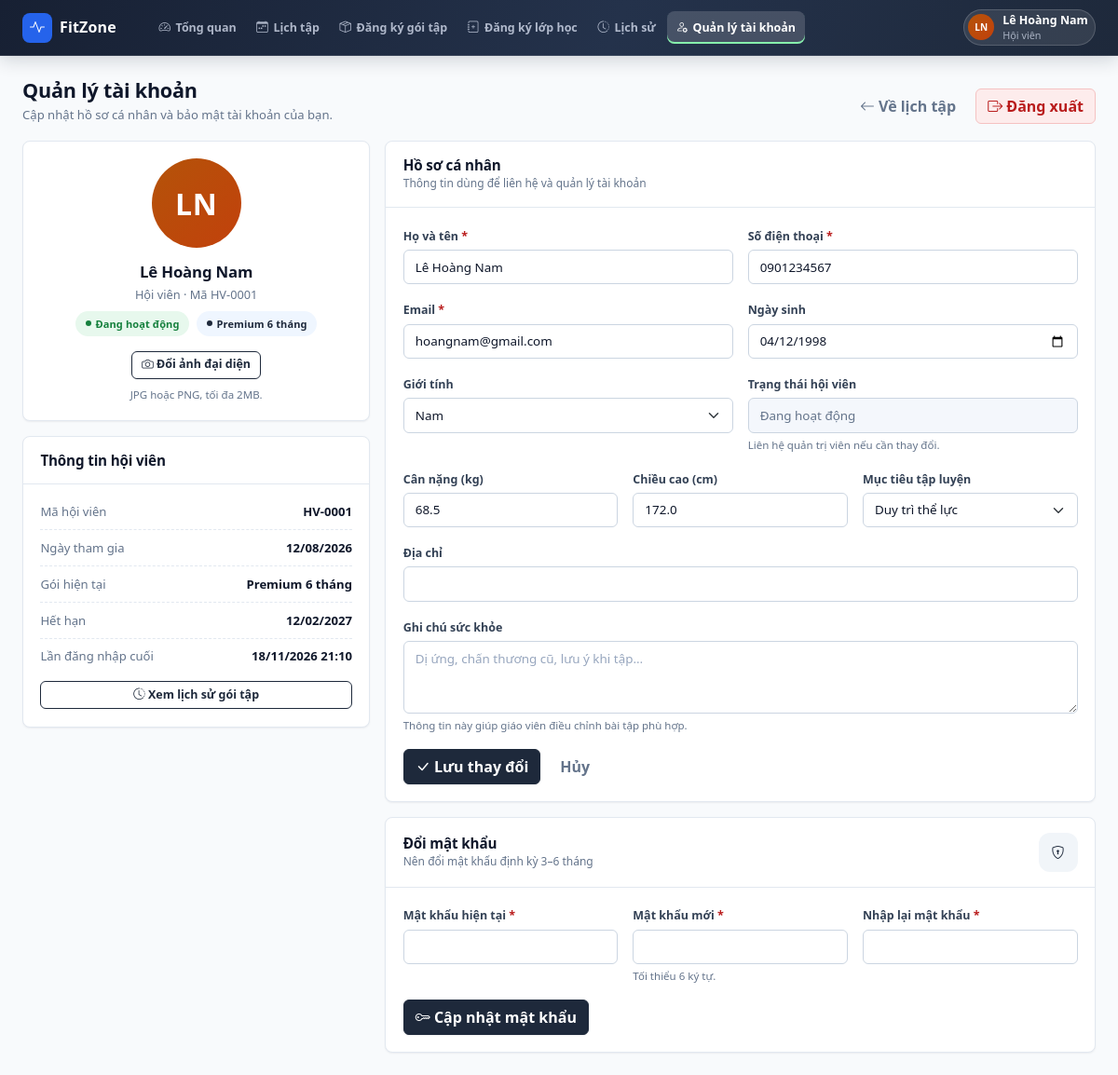
Page /customer/account.php (signed in) on the earlier database version.
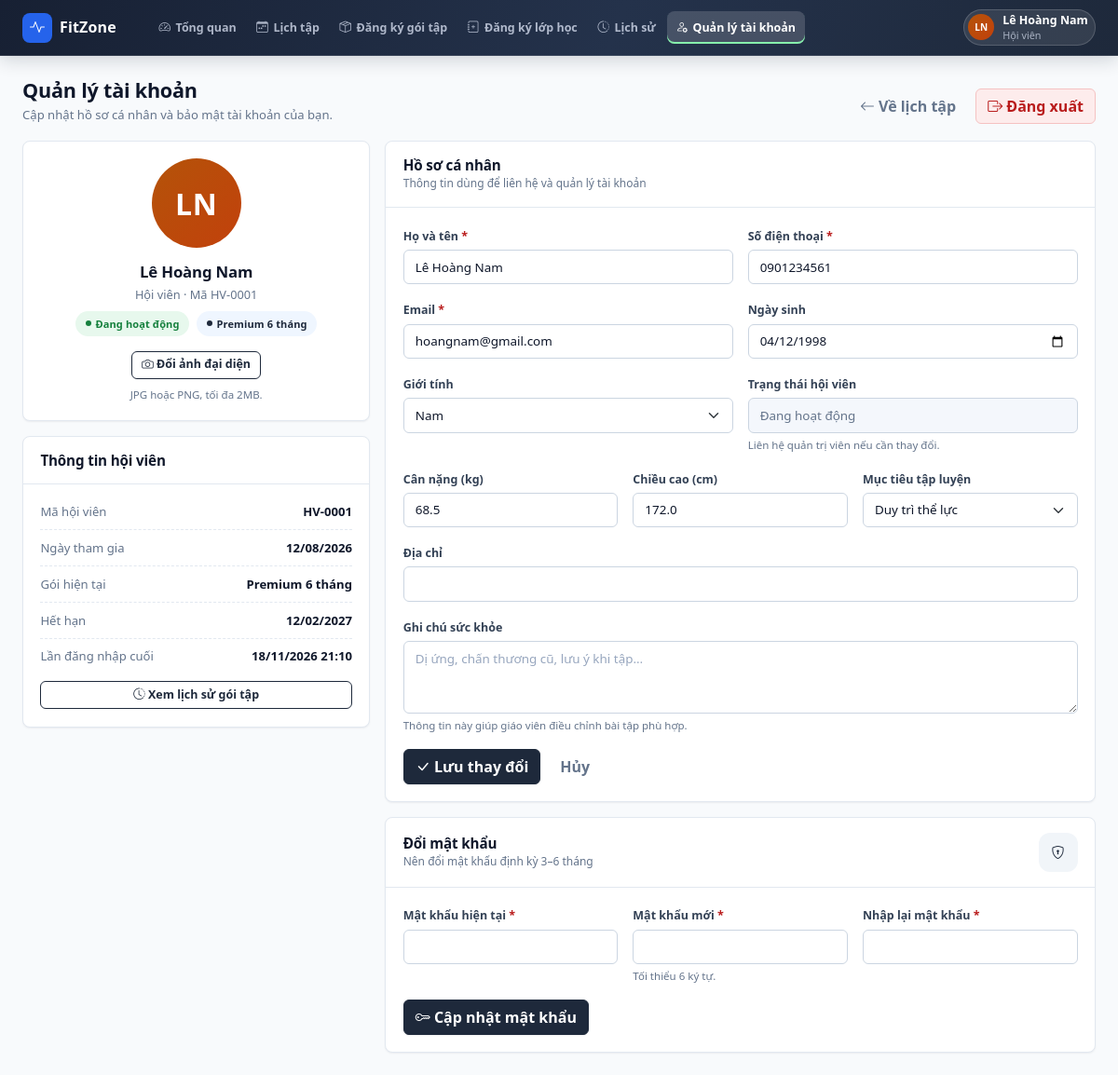
Same page on the later database version.
### tables this page shows
CREATE TABLE `hoi_vien` (
  `id` int(10) unsigned NOT NULL AUTO_INCREMENT,
  `tai_khoan_id` int(10) unsigned DEFAULT NULL,
  `ho_ten` varchar(100) NOT NULL,
  `sdt` varchar(15) NOT NULL,
  `email` varchar(100) NOT NULL,
  `gioi_tinh` varchar(10) DEFAULT NULL,
  `ngay_sinh` date DEFAULT NULL,
  `dia_chi` varchar(255) DEFAULT NULL,
  `ghi_chu` text DEFAULT NULL,
  `chieu_cao` decimal(5,1) DEFAULT NULL,
  `can_nang` decimal(5,1) DEFAULT NULL,
  `muc_tieu` varchar(100) DEFAULT NULL,
  `trang_thai` varchar(20) NOT NULL DEFAULT 'hoat_dong',
  `deleted_at` datetime DEFAULT NULL,
  `created_at` datetime NOT NULL DEFAULT current_timestamp(),
  `updated_at` datetime NOT NULL DEFAULT current_timestamp() ON UPDATE current_timestamp(),
  PRIMARY KEY (`id`),
  UNIQUE KEY `uq_hoi_vien_email` (`email`),
  KEY `fk_hoi_vien_tai_khoan` (`tai_khoan_id`),
  CONSTRAINT `fk_hoi_vien_tai_khoan` FOREIGN KEY (`tai_khoan_id`) REFERENCES `tai_khoan` (`id`) ON DELETE SET NULL
);

### common/partials/sidebar.php (called while the page is built, shortened)
<span class="brand-mark"><?= icon('activity') ?></span>

### common/data/common.php (called while the page is built, shortened)
<?php
function view_current_account_id(): int
{
    return (int) ($_SESSION['tai_khoan_id'] ?? 0);
}

### common/data/customer.php (called while the page is built, shortened)
<?php
function view_member_id(): int
{
    $conn = view_db();
    $accountId = view_current_account_id();
    if ($accountId > 0) {
        $stmt = $conn->prepare(
            'SELECT id FROM hoi_vien
              WHERE tai_khoan_id = ? AND trang_thai = "hoat_dong" AND deleted_at IS NULL
              LIMIT 1'
        );
        $stmt->bind_param('i', $accountId);
        $stmt->execute();
        $row = $stmt->get_result()->fetch_assoc();
        if ($row) {
            return (int) $row['id'];
        }
    }
    return 0;
}
function data_current_member(): array
{
    $conn = view_db();
    $id = view_member_id();
    $stmt = $conn->prepare(
        'SELECT id, ho_ten, sdt, email, gioi_tinh, ngay_sinh, chieu_cao, can_nang, muc_tieu,
                DATE_FORMAT(created_at, "%d/%m/%Y") AS joined, trang_thai
           FROM hoi_vien WHERE id = ? LIMIT 1'
    );
    $stmt->bind_param('i', $id);
    $stmt->execute();
    $row = $stmt->get_result()->fetch_assoc();
    $package = $conn->prepare(
        'SELECT gt.ten_goi, gt.cap_do, DATE_FORMAT(d.ngay_ket_thuc, "%d/%m/%Y") AS het_han
           FROM dang_ky_goi d JOIN goi_tap gt ON gt.id = d.goi_tap_id AND gt.deleted_at IS NULL
          WHERE d.hoi_vien_id = ? AND d.trang_thai = "da_thanh_toan"
            AND d.ngay_bat_dau <= CURDATE() AND d.ngay_ket_thuc >= CURDATE()
          ORDER BY CASE gt.cap_do WHEN "premium" THEN 3 WHEN "standard" THEN 2 ELSE 1 END DESC,
                   d.ngay_ket_thuc DESC LIMIT 1'
    );
    $package->bind_param('i', $id);
    $package->execute();
    $pkg = $package->get_result()->fetch_assoc();
    $row['package'] = $pkg['ten_goi'] ?? '—';
    $row['package_level'] = $pkg['cap_do'] ?? 'basic';
    $row['package_expiry'] = $pkg['het_han'] ?? '—';
    return $row;
}

### common/partials/topbar.php (called while the page is built, shortened)
<?php
$user = app_user($appRole);
?>
        <?= avatar($user['name'], 'avatar-sm') ?>

### common/functions.php (called while the page is built, shortened)
<?php
function e(mixed $value): string
{
    return htmlspecialchars((string) $value, ENT_QUOTES, 'UTF-8');
}

### customer/account.php (the view, shortened to what the changed rows need)
<?php
$menu = require __DIR__ . '/../common/menus/customer.php';
$appRole = 'customer';
$genderOptions = ['nam' => 'Nam', 'nu' => 'Nữ', 'khac' => 'Khác'];
$member = data_current_member();
$memberCode = 'HV-' . str_pad((string) ($member['id'] ?? 0), 4, '0', STR_PAD_LEFT);
$partials = __DIR__ . '/../common/partials';
require $partials . '/head.php';
?>
<div class="app-shell">
    <?php require $partials . '/sidebar.php'; ?>
    <div class="app-main">
        <?php require $partials . '/topbar.php'; ?>
        <main class="app-content" id="main-content">
<div class="page-head">
    <div>
        <h1>Quản lý tài khoản</h1>
    </div>
</div>
<div class="row g-3">
    <div class="col-lg-4">
        <div class="app-card mb-3">
            <div class="app-card-body text-center">
                <?= avatar($member['ho_ten'] ?? 'Hội viên', 'avatar-xl', 'mx-auto') ?>
                <h2 class="mt-3 mb-1" id="account-name" style="font-size:1.05rem;"><?= e($member['ho_ten'] ?? '') ?></h2>
                <p class="text-muted-2 text-small mb-2">Hội viên · Mã <?= e($memberCode) ?></p>
                <div class="d-flex justify-content-center gap-2 mb-3">
                    <?= badge('Đang hoạt động', 'success') ?>
                    <?= badge($member['package'] ?? 'Chưa có gói', 'primary') ?>
                </div>
                <button class="btn btn-outline-primary btn-sm" type="button" data-toast="Tính năng tải ảnh sẽ được nối API." data-toast-title="Đổi ảnh đại diện">
                    <?= icon('camera') ?> Đổi ảnh đại diện
                </button>
                <div class="form-text mt-2">JPG hoặc PNG, tối đa 2MB.</div>
            </div>
        </div>
        <div class="app-card">
            <div class="app-card-header"><h2>Thông tin hội viên</h2></div>
            <div class="app-card-body">
                <div class="kv-list">
                    <div class="kv"><span>Mã hội viên</span><span><?= e($memberCode) ?></span></div>
                </div>
            </div>
        </div>
    </div>
    <div class="col-lg-8">
        <div class="app-card mb-3">
            <div class="app-card-header">
                <div>
                    <h2>Hồ sơ cá nhân</h2>
                </div>
            </div>
            <div class="app-card-body">
                <form id="profile-form">
                    <div class="row g-3">
                        <div class="col-md-6">
                            <label class="form-label" for="acc-name">Họ và tên <span class="req">*</span></label>
                            <input class="form-control" id="acc-name" name="ho_ten" type="text" value="<?= e($member['ho_ten'] ?? '') ?>" required>
                        </div>
                        <div class="col-md-6">
                            <label class="form-label" for="acc-phone">Số điện thoại <span class="req">*</span></label>
                            <input class="form-control" id="acc-phone" name="sdt" type="tel" value="<?= e($member['sdt'] ?? '') ?>" required>
                        </div>
                        <div class="col-md-6">
                            <label class="form-label" for="acc-email">Email <span class="req">*</span></label>
                            <input class="form-control" id="acc-email" name="email" type="email" value="<?= e($member['email'] ?? '') ?>" required>
                        </div>
                        <div class="col-md-6">
                            <label class="form-label" for="acc-birth">Ngày sinh</label>
                            <input class="form-control" id="acc-birth" name="ngay_sinh" type="date" value="<?= e($member['ngay_sinh'] ?? '') ?>">
                        </div>
                        <div class="col-md-6">
                            <label class="form-label" for="acc-gender">Giới tính</label>
                            <select class="form-select" id="acc-gender" name="gioi_tinh">
                                <?php foreach ($genderOptions as $value => $label): ?>
                                    <option value="<?= e($value) ?>" <?= (($member['gioi_tinh'] ?? '') === $value) ? 'selected' : '' ?>><?= e($label) ?></option>
                                <?php endforeach; ?>
                            </select>
                        </div>
                    </div>
                </form>
            </div>
        </div>
        <div class="app-card">
            <div class="app-card-header">
                <div>
                    <h2>Đổi mật khẩu</h2>
                </div>
            </div>
        </div>
    </div>
</div>
        </main>
    </div>
</div>
<?php require $partials . '/foot.php'; ?>

### common/components/ui.php (shortened to what the changed rows need)
<?php
if (!function_exists('icon')) {
    function icon(string $name, string $class = ''): string
    {
        $name = preg_replace('/[^a-z0-9-]/i', '', $name) ?: 'circle';
        return '<i class="bi bi-' . e($name) . ($class !== '' ? ' ' . e($class) : '') . '" aria-hidden="true"></i>';
    }
}
if (!function_exists('initials')) {
    function initials(string $name): string
    {
        $parts = preg_split('/\s+/u', trim($name)) ?: [];
        $parts = array_values(array_filter($parts, static fn ($p) => $p !== ''));
        $last = $parts[count($parts) - 1];
        $first = $parts[0];
        $initials = mb_substr($first, 0, 1, 'UTF-8');
        if (count($parts) > 1) {
            $initials .= mb_substr($last, 0, 1, 'UTF-8');
        }
        return mb_strtoupper($initials, 'UTF-8');
    }
}
if (!function_exists('avatar')) {
    function avatar(string $name, string $size = '', string $extra = ''): string
    {
        $palette = ['alt-1', 'alt-2', 'alt-3', 'alt-4', 'alt-5'];
        $alt = $palette[abs(crc32($name)) % count($palette)];
        $classes = trim('avatar ' . $alt . ($size !== '' ? ' ' . $size : '') . ($extra !== '' ? ' ' . $extra : ''));
        return '<span class="' . e($classes) . '" title="' . e($name) . '">' . e(initials($name)) . '</span>';
    }
}
if (!function_exists('badge')) {
    function badge(string $label, string $variant = 'primary', bool $dot = true): string
    {
        $dotClass = $dot ? '' : ' no-dot';
        return '<span class="badge-status ' . e($variant) . $dotClass . '">' . e($label) . '</span>';
    }
}

Differences in the rows shown:
changed hoi_vien "LN": sdt "0901234567" → "0901234561"
